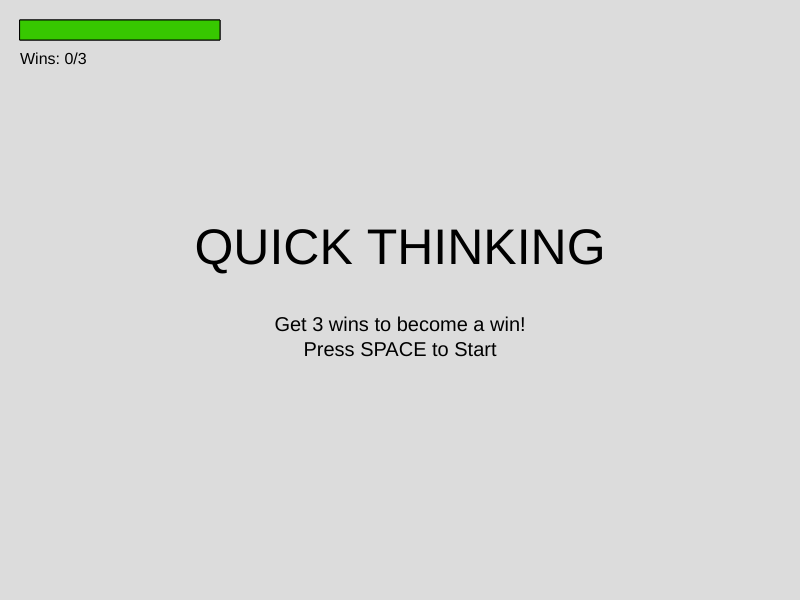
Frame 1 (no input)
Frame 60 (no input): identical to frame 1, image omitted
Frame 120 (the mouse pressed at the canvas centre since frame 60): identical to frame 1, image omitted

The p5.js sketch that drew this single still picture (run headless with seeded random() and noise() and a simulated clock; from frame 60 on, the mouse is pressed at the canvas centre):

// p5.js sketch
// ── sketch.js
// Main sketch file
let timer = 3;
let btn1;
let inputField;
let submitBtn;
let currentScene = 0;
let health = 100;
let consecutiveWins = 0;

function setup() {
  createCanvas(800, 600);

  // Initialize Scene 1 Button
  btn1 = createButton("Click Me Quickly!");
  btn1.hide();
  btn1.mousePressed(handleButtonClick); // Ensure this matches the function name
  moveButtonRandomly();
  setupScene3();
}

function draw() {
  background(220);

  // 1. THE SCENE CONTROLLER
  if (currentScene === 0) {
    playStartScene();
  } else if (currentScene === 1) {
    playScene1();
  } else if (currentScene === 2) {
    playScene2();
  } else if (currentScene === 3) {
    playScene3();
  } else if (currentScene === "win") {
    showWinScreen();
  } else if (currentScene === "lose") {
    showLoseScreen();
  }

  // 2. THE UI OVERLAY
  // We put this at the bottom so the health bar is ALWAYS drawn on top
  displayUI();
}

// --- LOGIC FUNCTIONS ---

function displayUI() {
  push(); // Keeps styling separate
  // Health Bar Background
  fill(50);
  rect(20, 20, 200, 20);

  // Actual Health (Red to Green)
  fill(255 - health * 2, health * 2, 0);
  rect(20, 20, map(health, 0, 100, 0, 200), 20);

  // Win Counter
  fill(0);
  textAlign(LEFT);
  textSize(16);
  text("Wins: " + consecutiveWins + "/3", 20, 60);
  pop();
}

function registerWin() {
  consecutiveWins++;

  if (consecutiveWins >= 3) {
    currentScene = "win";
  } else {
    // Explicitly define the path
    if (currentScene === 1) {
      currentScene = 2;
    } else if (currentScene === 2) {
      currentScene = 3;
    }

    timer = 3; // Reset the clock for the new scene
    moveButtonRandomly(); // Move the button for the next time it appears
  }
}

function registerMiss() {
  health -= 20;
  consecutiveWins = 0; // Reset consecutive streak
  if (health <= 0) {
    currentScene = "lose";
  }
}

// --- SCENE LOGIC ---

function playScene1() {
  btn1.show();

  textAlign(CENTER, CENTER);
  textSize(80);
  text(timer, width / 2, height / 2 - 200);

  // Timer Countdown
  if (frameCount % 60 == 0 && timer > 0) {
    timer--;
  }

  // What happens if timer hits 0
  if (timer <= 0) {
    btn1.hide();
    registerMiss(); // Deduct health
    timer = 5; // Reset timer so it doesn't keep deducting health every frame
  }
}

function goToScene2() {
  if (timer > 0) {
    btn1.hide();
    registerWin(); // Use the win logic!
  }
}

// Global click detection
function mousePressed() {
  if (currentScene === 2) {
    checkScene2Click();
  }
}

function keyPressed() {
  // 1. If we are on the START screen, only listen for SPACE
  if (currentScene === 0) {
    if (key === " ") {
      currentScene = 1;
    }
  }

  // 2. If we are on the LOSE screen, only listen for R
  else if (currentScene === "lose") {
    if (key === "r" || key === "R") {
      resetGame();
    }
  }
}

// Simple Win/Lose Screen Functions
function showWinScreen() {
  background(0, 255, 0);
  textAlign(CENTER, CENTER);
  textSize(40);
  text("YOU ARE A MASTER!", width / 2, height / 2);
}

function showLoseScreen() {
  background(255, 0, 0);
  textAlign(CENTER, CENTER);
  textSize(40);
  fill(255);
  text("GAME OVER", width / 2, height / 2);
}

// ── lose.js
function playLoseScene() {
  background(50, 0, 0); // Dark red
  fill(255);
  textAlign(CENTER, CENTER);
  textSize(50);
  text("YOU LOST", width / 2, height / 2 - 50);

  textSize(20);
  text("Your health reached 0.", width / 2, height / 2 + 20);
  text("Press 'R' to Restart Sidequest W3", width / 2, height / 2 + 70);
}

// ── scene1.js
let btn; // Declare globally

function setup() {
  createCanvas(windowWidth, windowHeight);

  // Create the button once and hide it immediately
  btn = createButton("Click Me Quickly!");
  btn.position(width / 2 - 50, height / 2 + 200);
  btn.hide();

  // Use the .mousePressed() method instead of a custom distance check
  btn.mousePressed(handleButtonClick);
}

function playScene1() {
  // 1. Show the button
  btn1.show();

  // 2. Display the timer
  textAlign(CENTER, CENTER);
  textSize(80);
  fill(0);
  text(timer, width / 2, height / 2);

  // 3. Countdown logic (only if timer is above 0)
  if (frameCount % 60 == 0 && timer > 0) {
    timer--;
  }

  // 4. ONLY trigger a miss if the timer hits exactly 0
  if (timer <= 0) {
    btn1.hide();
    registerMiss();
    // IMPORTANT: Reset the timer immediately so registerMiss doesn't
    // run 60 times per second while timer is 0
    timer = 3;
    currentScene = 0; // Send them back to start or a fail screen
  }
}

function handleButtonClick() {
  // 1. Only run if we are actually in Scene 1
  if (currentScene === 1 && timer > 0) {
    btn1.hide(); // 2. HIDE FIRST to stop double-clicks
    registerWin(); // 3. Then change the scene
  }
}

function handleButtonClick() {
  if (timer > 0 && currentScene === 1) {
    btn1.hide();
    registerWin(); // This handles the +1 win and moves the scene
  }
}

function goToScene2() {
  if (timer > 0) {
    btn1.hide(); // CRITICAL: Hide before changing scenes
    currentScene = 2;
  }
}

function moveButtonRandomly() {
  // width - 100 and height - 50 ensures the button doesn't go off-screen
  let randomX = random(50, width - 100);
  let randomY = random(50, height - 50);
  btn1.position(randomX, randomY);
}

// ── scene2.js
// Add this at the very top of scene2.js
let scene2StartTime = 0;

function playScene2() {
  // Set the start time once when we arrive
  if (scene2StartTime === 0) scene2StartTime = millis();

  let rectW = 400;
  let rectH = 200;
  let rectX = width / 2 - rectW / 2;
  let rectY = height / 2 - rectH / 2;

  fill(255);
  strokeWeight(2.5);
  rect(rectX, rectY, rectW, rectH);

  line(width / 2, rectY, width / 2, rectY + rectH);

  fill(0);
  textSize(32);
  textAlign(CENTER, CENTER);
  text("Click the RIGHT side to pass", width / 2, 100);
}

function checkScene2Click() {
  // 1. SAFETY GATE: Ignore clicks for the first 200 milliseconds of the scene
  // This prevents the "Ghost Click" from Scene 1
  if (millis() - scene2StartTime < 800) return;

  let rectW = 400;
  let rectH = 200;
  let rectX = width / 2 - rectW / 2;
  let rectY = height / 2 - rectH / 2;

  // 2. CHECK RIGHT SIDE (Win)
  if (
    mouseX > width / 2 &&
    mouseX < width / 2 + rectW / 2 &&
    mouseY > rectY &&
    mouseY < rectY + rectH
  ) {
    scene2StartTime = 0; // Reset for next time
    registerWin(); // Use our global win logic!
    inputField.show();
    submitBtn.show();
  }
  // 3. CHECK LEFT SIDE (Loss)
  else if (
    mouseX > rectX &&
    mouseX < width / 2 &&
    mouseY > rectY &&
    mouseY < rectY + rectH
  ) {
    scene2StartTime = 0;
    registerMiss(); // Use our global loss logic!
  }
}

// ── scene3.js
function setupScene3() {
  inputField = createInput("");
  inputField.position(width / 2 - 100, height / 2);
  inputField.hide(); // Hide until Scene 3 starts

  submitBtn = createButton("Submit");
  submitBtn.position(inputField.x + inputField.width + 10, height / 2);
  submitBtn.mousePressed(checkSpelling);
  submitBtn.hide();
}

function playScene3() {
  textAlign(CENTER, CENTER);
  textSize(24);
  text("Hint: Your Program Name", width / 2, height / 2 - 80);
}

function checkSpelling() {
  let answer = inputField.value();
  if (answer === "Global Business and Digital Arts") {
    inputField.hide();
    submitBtn.hide();
    currentScene = "win";
  } else {
    goToLose();
    btn1.hide();
    inputField.hide();
    submitBtn.hide();
    registerMiss();
    if (health > 0) {
      currentScene = 1;
      timer = 5; // Reset timer for Scene 1
    }
  }
}

function goToLose() {
  currentScene = "lose";
}

function keyPressed() {
  // Only allow global keys if the user isn't typing in Scene 3
  if (currentScene === 3) return;

  if (currentScene === 0 && key === " ") {
    currentScene = 1;
  } else if (currentScene === "lose" && (key === "r" || key === "R")) {
    resetGame();
  }
}

// ── start.js
function playStartScene() {
  fill(0); // Black text
  textAlign(CENTER, CENTER);

  // Title
  textSize(50);
  text("QUICK THINKING", width / 2, height / 2 - 50);

  // Instructions
  textSize(20);
  text("Get 3 wins to become a win!", width / 2, height / 2 + 25);
  text("Press SPACE to Start", width / 2, height / 2 + 50);
}

function keyPressed() {
  if (currentScene === 0 && key === " ") {
    currentScene = 1;
  }
}

// ── win.js
// ------------------------------
// Mouse input for lose screen
// ------------------------------
// Any mouse click returns the player to the start screen
// (no buttons needed for this simple end state)
function loseMousePressed() {
  currentScreen = "start";
}

// ------------------------------
// Keyboard input for lose screen
// ------------------------------
// R is commonly used for “restart” in games
function loseKeyPressed() {
  if (key === "r" || key === "R") {
    currentScreen = "start";
  }
}
